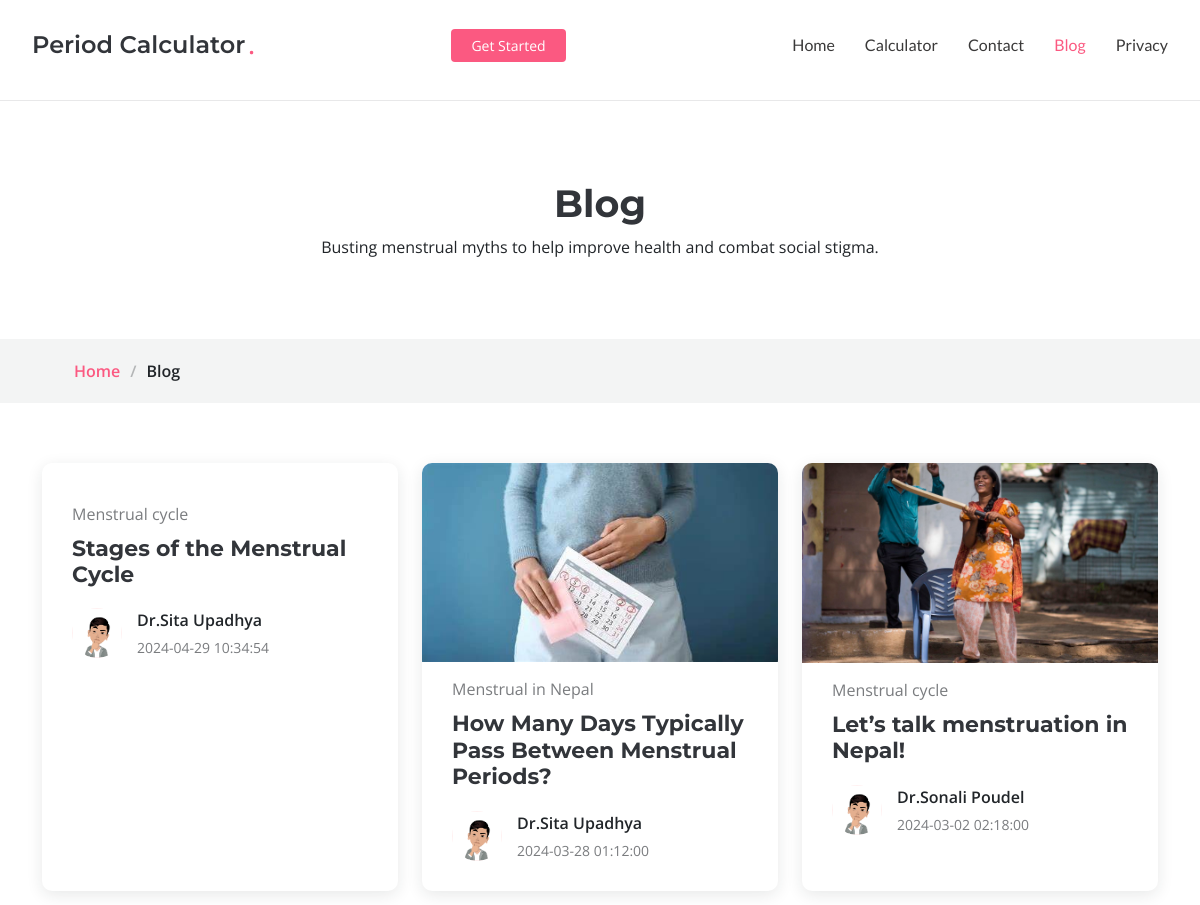
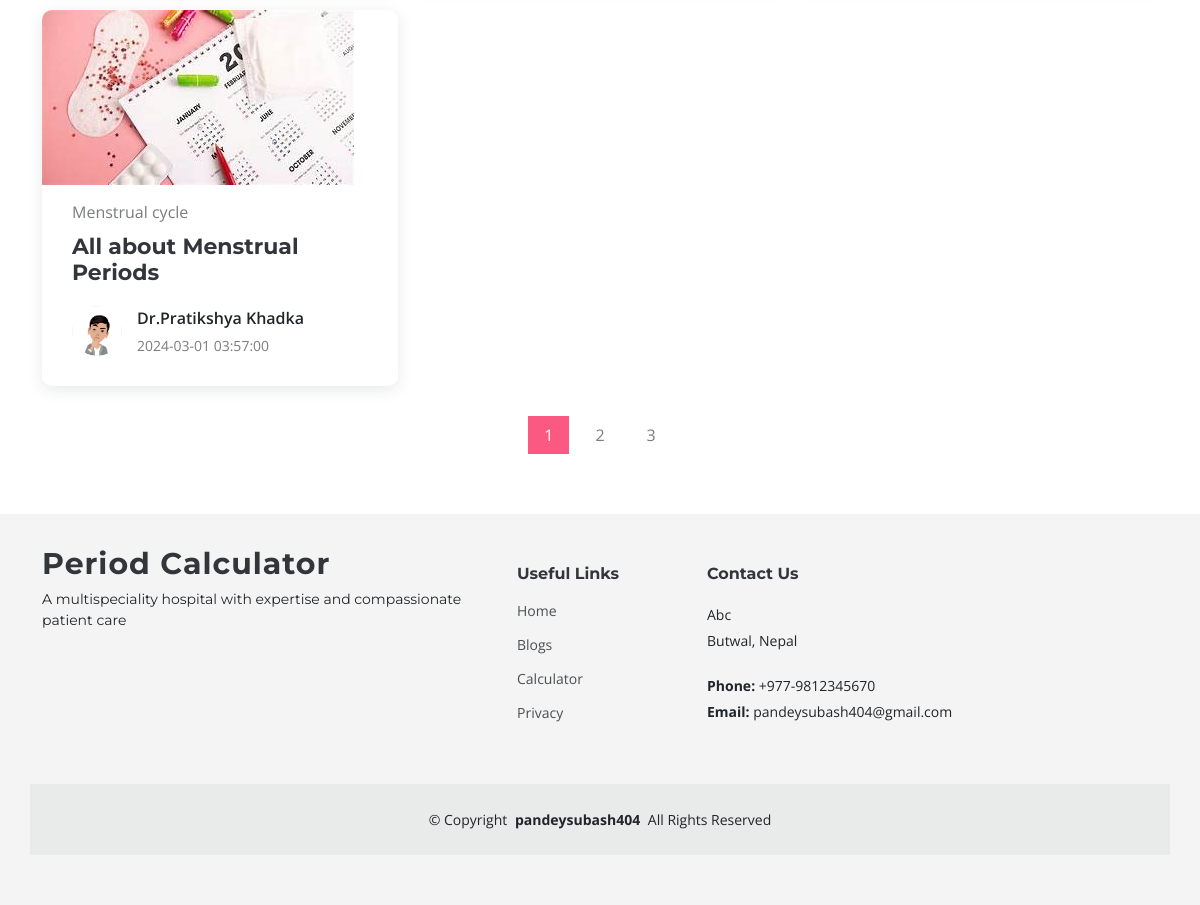
/blogs/index.php, run on the app's committed database (2 pictures, top to bottom).
### tables this page shows
CREATE TABLE `blog` (
  `blog_id` int(11) NOT NULL PRIMARY KEY AUTO_INCREMENT,
  `blog_title` varchar(255) NOT NULL,
  `blog_body` longtext NOT NULL,
  `blog_image` varchar(255) NOT NULL,
  `category` int(11) NOT NULL,
  `author_id` int(11) NOT NULL,
  `publish_date` timestamp NOT NULL DEFAULT current_timestamp()
);

CREATE TABLE `categories` (
  `cat_id` int(11) NOT NULL PRIMARY KEY AUTO_INCREMENT,
  `cat_name` varchar(255) NOT NULL
);

CREATE TABLE `author` (
  `author_id` int(11) NOT NULL PRIMARY KEY AUTO_INCREMENT,
  `author_name` varchar(100) NOT NULL,
  `email` varchar(255) NOT NULL,
  `password` varchar(255) NOT NULL,
  `role` int(11) NOT NULL
);

### blogs/index.php (the view, shortened to what this page needs)
<?php
$class = 'blog-page';
include_once ('header.php');
?>
<main id="main" style="margin-top: 100px;">
  <div data-aos="fade" class="page-title">
    <div class="heading">
      <div class="container">
        <div class="row d-flex justify-content-center text-center">
          <div class="col-lg-8">
            <h1>Blog</h1>
            <p class="mb-0">Busting menstrual myths to help improve health and combat social stigma.</p>
          </div>
        </div>
      </div>
    </div>
    <nav class="breadcrumbs">
      <div class="container">
        <ol>
          <li><a href="../index.php">Home</a></li>
          <li class="current">Blog</li>
        </ol>
      </div>
    </nav>
  </div>
  <section id="blog" class="blog">
    <div class="container" data-aos="fade-up" data-aos-delay="100">
      <div class="row gy-4 posts-list">
        <?php
        $conn = new mysqli(DBHOST, DBUSER, DBPWD, DBNAME);
        $sql = " SELECT * FROM blog LEFT JOIN categories ON blog.category=categories.cat_id LEFT JOIN author ON blog.author_id=author.author_id ORDER BY blog.publish_date DESC";
        $result = $conn->query($sql);
        if ($result->num_rows > 0) {
          while ($row = $result->fetch_assoc()) {
            ?>
            <div class="col-xl-4 col-lg-6">
              <article>
                <div class="post-img">
                  <img src="./admin/upload/<?php echo $row["blog_image"]; ?>" alt="" class="img-fluid">
                </div>
                <p class="post-category">
                  <?php echo $row["cat_name"]; ?>
                </p>
                <h2 class="title">
                  <a href="blog.php?id=<?php echo $row["blog_id"]; ?>">
                    <?php echo $row["blog_title"]; ?>
                  </a>
                </h2>
                <div class="d-flex align-items-center">
                  <img src="../assets/img/blog/blog-author.jpg" alt="" class="img-fluid post-author-img flex-shrink-0">
                  <div class="post-meta">
                    <p class="post-author">
                      <?php echo $row["author_name"]; ?>
                    </p>
                    <p class="post-date">
                      <time datetime="2022-01-01">
                        <?php echo $row["publish_date"]; ?>
                      </time>
                    </p>
                  </div>
                </div>
              </article>
            </div>
            <?php
          }
        } else {
          echo "No articles found";
        }
        ?>
      </div>
      <div class="pagination d-flex justify-content-center">
        <ul>
          <li class="active"><a href="#">1</a></li>
          <li><a href="#">2</a></li>
          <li><a href="#">3</a></li>
        </ul>
      </div>
    </div>
  </section>
</main>
<?php
include_once ('footer.php');
?>

### blogs/header.php (shortened to what this page needs)
<!DOCTYPE html>
<html lang="en">
<head>
    <link rel="stylesheet" href="https://cdnjs.cloudflare.com/ajax/libs/font-awesome/4.7.0/css/font-awesome.min.css">
    <link href="../assets/vendor/bootstrap/css/bootstrap.min.css" rel="stylesheet">
    <link href="../assets/vendor/bootstrap-icons/bootstrap-icons.css" rel="stylesheet">
    <link href="../assets/vendor/glightbox/css/glightbox.min.css" rel="stylesheet">
    <link href="../assets/vendor/swiper/swiper-bundle.min.css" rel="stylesheet">
    <link href="../assets/vendor/aos/aos.css" rel="stylesheet">
    <link href="styles.css" rel="stylesheet">
    <link href="../assets/css/main.css" rel="stylesheet">
</head>
<body class="<?php echo $class; ?>" data-bs-spy="scroll" data-bs-target="#navmenu">
    <header id="header" class="header fixed-top d-flex align-items-center">
        <div class="container-fluid d-flex align-items-center justify-content-between">
            <a href="../index.php" class="logo d-flex align-items-center me-auto me-xl-0">
                <h1>Period Calculator</h1>
                <span>.</span>
            </a>
            <nav id="navmenu" class="navmenu">
                <ul>
                    <li><a href="../index.php#hero"
                            class="<?php echo $class == 'index-page' ? 'active' : '' ?>">Home</a>
                    </li>
                    <li><a href="../index.php#calculator">Calculator</a></li>
                    <li><a href="../index.php#contact">Contact</a></li>
                    <li><a href="index.php" class="<?php echo $class == 'blog-page' ? 'active' : '' ?>">Blog</a></li>
                    <li><a href="../privacy_policy.php"
                            class="<?php echo $class == 'privacy-page' ? 'active' : '' ?>">Privacy</a></li>
                </ul>
            </nav>
            <a class="btn-getstarted" href="../dashboard/login.php">Get Started</a>
        </div>
    </header>

### blogs/footer.php (shortened to what this page needs)
<footer id="footer" class="footer">
    <div class="container footer-top">
        <div class="row gy-4">
            <div class="col-lg-5 col-md-12 footer-about">
                <a href="../index.php" class="logo d-flex align-items-center">
                    <span>Period Calculator</span>
                </a>
                <p>A multispeciality hospital with expertise and compassionate patient care</p>
            </div>
            <div class="col-lg-2 col-6 footer-links">
                <h4>Useful Links</h4>
                <ul>
                    <li><a href="../index.php#hero">Home</a></li>
                    <li><a href="../blogs">Blogs</a></li>
                    <li><a href="../index.php#calculator">Calculator</a></li>
                    <li><a href="../privacy_policy.php">Privacy</a></li>
                </ul>
            </div>
            <div class="col-lg-3 col-md-12 footer-contact text-md-start">
                <h4>Contact Us</h4>
                <p>Abc</p>
                <p>Butwal, Nepal</p>
                <p class="mt-4"><strong>Phone:</strong> <span>+977-9812345670</span></p>
                <p><strong>Email:</strong> <span>pandeysubash404@gmail.com</span></p>
            </div>
        </div>
    </div>
    <div class="container copyright text-center mt-4">
        <p>&copy; <span>Copyright</span> <strong class="px-1">pandeysubash404</strong> <span>All Rights Reserved</span>
        </p>
    </div>
</footer>
</body>
</html>

### data on the page
blog: categories.cat_name "Menstrual cycle", blog_title "Stages of the Menstrual Cycle", author.author_name "Dr.Sita Upadhya", publish_date "2024-04-29 10:34:54"
blog: blog_image (picture), categories.cat_name "Menstrual in Nepal", blog_title "How Many Days Typically Pass Between Menstrual Periods?", author.author_name "Dr.Sita Upadhya", publish_date "2024-03-28 01:12:00"
blog: blog_image (picture), categories.cat_name "Menstrual cycle", blog_title "Let’s talk menstruation in Nepal!", author.author_name "Dr.Sonali Poudel", publish_date "2024-03-02 02:18:00"
blog: blog_image (picture), categories.cat_name "Menstrual cycle", blog_title "All about Menstrual Periods", author.author_name "Dr.Pratikshya Khadka", publish_date "2024-03-01 03:57:00"
